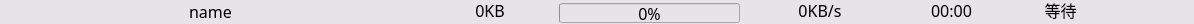
<?xml version="1.0" encoding="UTF-8"?>
<ui version="4.0">
 <class>DownloadWidget</class>
 <widget class="QWidget" name="DownloadWidget">
  <property name="geometry">
   <rect>
    <x>0</x>
    <y>0</y>
    <width>1194</width>
    <height>24</height>
   </rect>
  </property>
  <property name="windowTitle">
   <string>Form</string>
  </property>
  <property name="styleSheet">
   <string notr="true">QWidget
{
	background-color: rgb(230, 228, 232);
	font-size:16px;
	color: rgb(0, 0, 0);
	font-family:Microsoft Yahei;
}
QDateTimeEdit
{
	border-color: rgb(63, 63, 63);

}
QLabel
{
	color: rgb(0, 0, 0);
	font-family:Microsoft Yahei;
}
QPushButton
{
	background-color: rgb(155, 167, 179);
	font:bold;
	border-color: rgb(176, 186, 221);
	border-width: 2px;
    border-style: solid;
}

QPushButton:hover
{
   border-color: rgb(255, 255, 255);
}
QPushButton:pressed
{
   border-color: rgb(255, 255, 255);
}



QScrollBar:vertical
{
    width:17px;
    background:rgba(0,0,0,0%);
    margin:0px,0px,0px,0px;
    padding-top:17px;
    padding-bottom:17px;
}

QScrollBar::handle:vertical
{
    width:17px;
    background:rgba(0,0,0,25%);
    border-radius:4px;
    min-height:20;
}

QScrollBar::handle:vertical:hover
{
    width:17px;
    background:rgba(0,0,0,50%);
    border-radius:4px;
    min-height:20;
}

QScrollBar::add-line:vertical
{
    height:17px;width:17px;
    border-image:url(:/icon/res/scroll_down_normal.png);
    subcontrol-position:bottom;
}

QScrollBar::sub-line:vertical
{
    height:17px;width:17px;
    border-image:url(:/icon/res/scroll_up_normal.png);
    subcontrol-position:top;
}
QScrollBar::add-line:vertical:hover
{
	height:17px;width:17px;
    border-image:url(:/icon/res/scroll_down_click.png);
    subcontrol-position:bottom;
}
QScrollBar::sub-line:vertical:hover
{
	height:17px;width:17px;
    border-image:url(:/icon/res/scroll_up_click.png);
    subcontrol-position:top;
}
QScrollBar::add-page:vertical,QScrollBar::sub-page:vertical
{
    background:rgba(0,0,0,10%);
    border-radius:4px;
}

QTreeView::item
{
	margin:3px;
}</string>
  </property>
  <widget class="QLabel" name="nameLabel">
   <property name="geometry">
    <rect>
     <x>5</x>
     <y>0</y>
     <width>411</width>
     <height>20</height>
    </rect>
   </property>
   <property name="font">
    <font>
     <family>Microsoft Yahei</family>
     <pointsize>-1</pointsize>
    </font>
   </property>
   <property name="text">
    <string>&lt;html&gt;&lt;head/&gt;&lt;body&gt;&lt;p&gt;name&lt;/p&gt;&lt;/body&gt;&lt;/html&gt;</string>
   </property>
   <property name="alignment">
    <set>Qt::AlignCenter</set>
   </property>
  </widget>
  <widget class="QLabel" name="sizeLabel">
   <property name="geometry">
    <rect>
     <x>440</x>
     <y>0</y>
     <width>100</width>
     <height>20</height>
    </rect>
   </property>
   <property name="font">
    <font>
     <family>Microsoft Yahei</family>
     <pointsize>-1</pointsize>
    </font>
   </property>
   <property name="text">
    <string>0KB</string>
   </property>
   <property name="alignment">
    <set>Qt::AlignCenter</set>
   </property>
  </widget>
  <widget class="QProgressBar" name="progressBar">
   <property name="geometry">
    <rect>
     <x>559</x>
     <y>3</y>
     <width>181</width>
     <height>20</height>
    </rect>
   </property>
   <property name="font">
    <font>
     <family>Microsoft Yahei</family>
     <pointsize>-1</pointsize>
    </font>
   </property>
   <property name="value">
    <number>0</number>
   </property>
   <property name="alignment">
    <set>Qt::AlignCenter</set>
   </property>
  </widget>
  <widget class="QLabel" name="speedLabel">
   <property name="geometry">
    <rect>
     <x>770</x>
     <y>0</y>
     <width>100</width>
     <height>20</height>
    </rect>
   </property>
   <property name="font">
    <font>
     <family>Microsoft Yahei</family>
     <pointsize>-1</pointsize>
    </font>
   </property>
   <property name="text">
    <string>0KB/s</string>
   </property>
   <property name="alignment">
    <set>Qt::AlignCenter</set>
   </property>
  </widget>
  <widget class="QLabel" name="timeLabel">
   <property name="geometry">
    <rect>
     <x>900</x>
     <y>0</y>
     <width>103</width>
     <height>20</height>
    </rect>
   </property>
   <property name="font">
    <font>
     <family>Microsoft Yahei</family>
     <pointsize>-1</pointsize>
    </font>
   </property>
   <property name="text">
    <string>00:00</string>
   </property>
   <property name="alignment">
    <set>Qt::AlignCenter</set>
   </property>
  </widget>
  <widget class="QLabel" name="statusLabel">
   <property name="geometry">
    <rect>
     <x>1020</x>
     <y>0</y>
     <width>81</width>
     <height>20</height>
    </rect>
   </property>
   <property name="font">
    <font>
     <family>Microsoft Yahei</family>
     <pointsize>-1</pointsize>
    </font>
   </property>
   <property name="text">
    <string>等待</string>
   </property>
   <property name="alignment">
    <set>Qt::AlignCenter</set>
   </property>
  </widget>
 </widget>
 <resources/>
 <connections/>
</ui>
